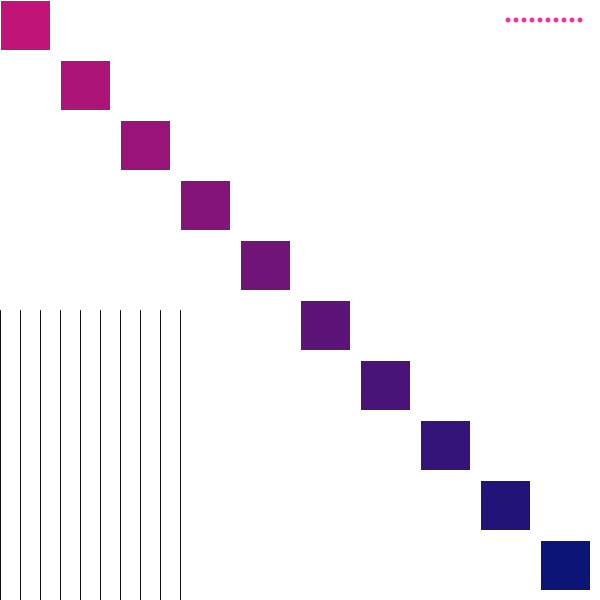
Frame 1 (no input)
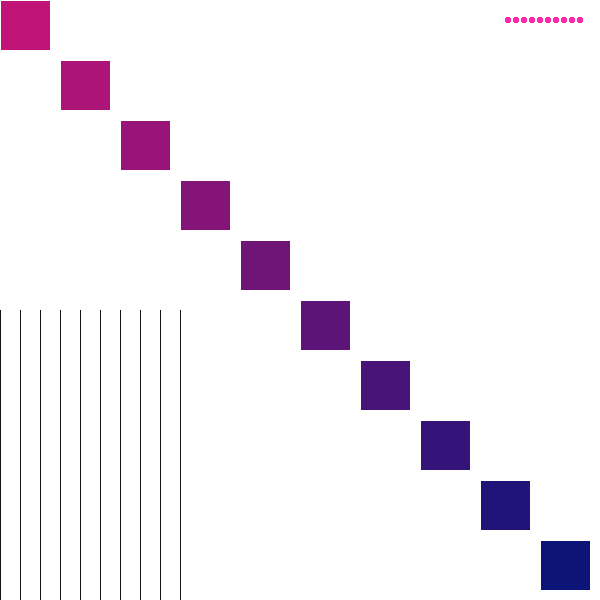
Frame 60 (the mouse pressed at the canvas centre just before this capture)
Frame 120 (the mouse held since frame 60 and released just before this capture): identical to frame 60, image omitted

The Processing sketch that drew these frames (run headless with seeded random() and noise(); from frame 60 on, the mouse is pressed at the canvas centre):

// Processing sketch: week_5_hw_2
// ── week_5_hw_2.pde
void setup() {
  size(600, 600);
  background(255);
  rectMode(CENTER);
}


void draw() {
  noStroke();
  fill(250, 40, 170);
  for (int i = 20; i < 100; i+= 8) {
    ellipse(width - i, 20, 5, 5);
  }

  for (int i= 0; i < 200; i+=20) {
    strokeWeight(1);
    stroke(20, 20, 20);
    line(i, 600, i, width/2 + 10 );
  }

  for (int i = 25; i < 625; i+=60) {
    fill(200 - i/3, 20, 120);
    stroke(255);
    rect( i, i, 50, 50);
  }
}

//INFINITE WHILE LOOP
//int i = 0;
//while (i < 10) { 
//  ellipse(i, 20, 10, 10);
//  i --;
//}

//INFINITE FOR LOOP

//for (int i = 20; i > 10; i++) {
//  ellipse(i, 20, 10, 10);
//}



//
